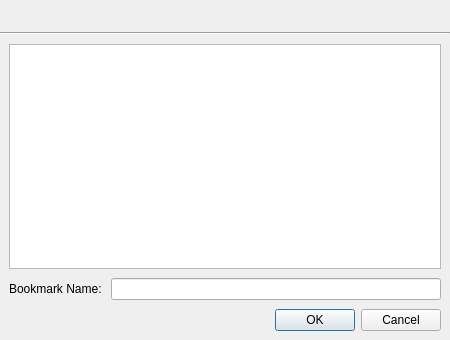
<?xml version="1.0" encoding="UTF-8"?>
<ui version="4.0">
 <class>SaveBookmarkDialog</class>
 <widget class="QDialog" name="SaveBookmarkDialog">
  <property name="geometry">
   <rect>
    <x>0</x>
    <y>0</y>
    <width>450</width>
    <height>340</height>
   </rect>
  </property>
  <property name="windowTitle">
   <string>Save Bookmark</string>
  </property>
  <layout class="QVBoxLayout" name="topLayout" stretch="0,0,1">
   <property name="spacing">
    <number>0</number>
   </property>
   <property name="margin">
    <number>0</number>
   </property>
   <item>
    <widget class="XmlUi::GradientWidget" name="promptWidget" native="true">
     <layout class="QHBoxLayout" name="promptLayout" stretch="0,1">
      <property name="spacing">
       <number>10</number>
      </property>
      <item>
       <widget class="QLabel" name="promptPixmap"/>
      </item>
      <item>
       <widget class="QLabel" name="promptLabel">
        <property name="wordWrap">
         <bool>true</bool>
        </property>
       </widget>
      </item>
     </layout>
    </widget>
   </item>
   <item>
    <widget class="Line" name="line">
     <property name="orientation">
      <enum>Qt::Horizontal</enum>
     </property>
    </widget>
   </item>
   <item>
    <widget class="QWidget" name="mainWidget" native="true">
     <layout class="QVBoxLayout" name="verticalLayout_2">
      <property name="spacing">
       <number>9</number>
      </property>
      <item>
       <layout class="QVBoxLayout" name="verticalLayout">
        <item>
         <widget class="BookmarkListView" name="listView"/>
        </item>
        <item>
         <layout class="QHBoxLayout">
          <item>
           <widget class="QLabel" name="label">
            <property name="text">
             <string>Bookmark Name:</string>
            </property>
           </widget>
          </item>
          <item>
           <widget class="QLineEdit" name="editName">
            <property name="maxLength">
             <number>60</number>
            </property>
           </widget>
          </item>
         </layout>
        </item>
       </layout>
      </item>
      <item>
       <widget class="QDialogButtonBox" name="buttonBox">
        <property name="orientation">
         <enum>Qt::Horizontal</enum>
        </property>
        <property name="standardButtons">
         <set>QDialogButtonBox::Cancel|QDialogButtonBox::Ok</set>
        </property>
       </widget>
      </item>
     </layout>
    </widget>
   </item>
  </layout>
 </widget>
 <customwidgets>
  <customwidget>
   <class>XmlUi::GradientWidget</class>
   <extends>QWidget</extends>
   <header>xmlui/gradientwidget.h</header>
   <container>1</container>
  </customwidget>
  <customwidget>
   <class>BookmarkListView</class>
   <extends>QListView</extends>
   <header>bookmarklistview.h</header>
  </customwidget>
 </customwidgets>
 <resources/>
 <connections>
  <connection>
   <sender>buttonBox</sender>
   <signal>accepted()</signal>
   <receiver>SaveBookmarkDialog</receiver>
   <slot>accept()</slot>
   <hints>
    <hint type="sourcelabel">
     <x>248</x>
     <y>254</y>
    </hint>
    <hint type="destinationlabel">
     <x>157</x>
     <y>274</y>
    </hint>
   </hints>
  </connection>
  <connection>
   <sender>buttonBox</sender>
   <signal>rejected()</signal>
   <receiver>SaveBookmarkDialog</receiver>
   <slot>reject()</slot>
   <hints>
    <hint type="sourcelabel">
     <x>316</x>
     <y>260</y>
    </hint>
    <hint type="destinationlabel">
     <x>286</x>
     <y>274</y>
    </hint>
   </hints>
  </connection>
 </connections>
</ui>
